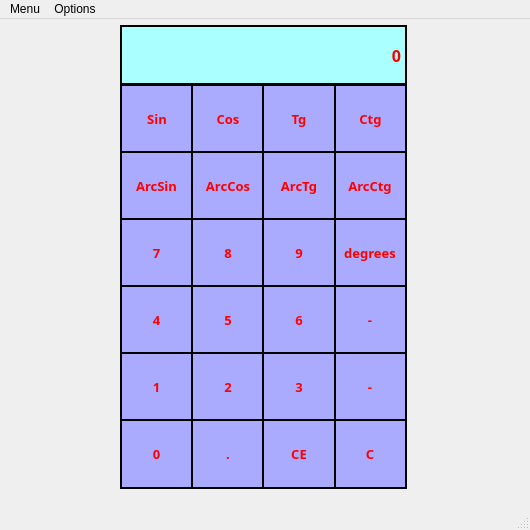
<?xml version="1.0" encoding="UTF-8"?>
<ui version="4.0">
 <class>MainWindow2</class>
 <widget class="QMainWindow" name="MainWindow2">
  <property name="geometry">
   <rect>
    <x>0</x>
    <y>0</y>
    <width>530</width>
    <height>530</height>
   </rect>
  </property>
  <property name="windowTitle">
   <string>Calculator: Stage 2</string>
  </property>
  <widget class="QWidget" name="centralwidget">
   <widget class="QLabel" name="label">
    <property name="geometry">
     <rect>
      <x>120</x>
      <y>6</y>
      <width>287</width>
      <height>60</height>
     </rect>
    </property>
    <property name="sizePolicy">
     <sizepolicy hsizetype="Fixed" vsizetype="Preferred">
      <horstretch>0</horstretch>
      <verstretch>0</verstretch>
     </sizepolicy>
    </property>
    <property name="font">
     <font>
      <family>Arial Black</family>
      <pointsize>12</pointsize>
      <weight>75</weight>
      <bold>true</bold>
     </font>
    </property>
    <property name="styleSheet">
     <string notr="true">color: rgb(255, 0, 0);
background-color: rgb(170, 255, 255);
border: 1.5px solid black;</string>
    </property>
    <property name="text">
     <string>0</string>
    </property>
    <property name="alignment">
     <set>Qt::AlignRight|Qt::AlignTrailing|Qt::AlignVCenter</set>
    </property>
   </widget>
   <widget class="QPushButton" name="sin">
    <property name="geometry">
     <rect>
      <x>120</x>
      <y>65</y>
      <width>74</width>
      <height>70</height>
     </rect>
    </property>
    <property name="sizePolicy">
     <sizepolicy hsizetype="Fixed" vsizetype="Fixed">
      <horstretch>0</horstretch>
      <verstretch>0</verstretch>
     </sizepolicy>
    </property>
    <property name="font">
     <font>
      <family>Arial Black</family>
      <pointsize>10</pointsize>
      <weight>75</weight>
      <bold>true</bold>
     </font>
    </property>
    <property name="styleSheet">
     <string notr="true">color: rgb(255, 0, 0);
border: 2px solid black;
background-color: rgb(170, 170, 255);</string>
    </property>
    <property name="text">
     <string>Sin</string>
    </property>
   </widget>
   <widget class="QPushButton" name="cos">
    <property name="geometry">
     <rect>
      <x>191</x>
      <y>65</y>
      <width>74</width>
      <height>70</height>
     </rect>
    </property>
    <property name="sizePolicy">
     <sizepolicy hsizetype="Fixed" vsizetype="Fixed">
      <horstretch>0</horstretch>
      <verstretch>0</verstretch>
     </sizepolicy>
    </property>
    <property name="font">
     <font>
      <family>Arial Black</family>
      <pointsize>10</pointsize>
      <weight>75</weight>
      <bold>true</bold>
     </font>
    </property>
    <property name="styleSheet">
     <string notr="true">color: rgb(255, 0, 0);
border: 2px solid black;
background-color: rgb(170, 170, 255);</string>
    </property>
    <property name="text">
     <string>Cos</string>
    </property>
   </widget>
   <widget class="QPushButton" name="tg">
    <property name="geometry">
     <rect>
      <x>262</x>
      <y>65</y>
      <width>74</width>
      <height>70</height>
     </rect>
    </property>
    <property name="sizePolicy">
     <sizepolicy hsizetype="Fixed" vsizetype="Fixed">
      <horstretch>0</horstretch>
      <verstretch>0</verstretch>
     </sizepolicy>
    </property>
    <property name="font">
     <font>
      <family>Arial Black</family>
      <pointsize>10</pointsize>
      <weight>75</weight>
      <bold>true</bold>
     </font>
    </property>
    <property name="styleSheet">
     <string notr="true">color: rgb(255, 0, 0);
border: 2px solid black;
background-color: rgb(170, 170, 255);</string>
    </property>
    <property name="text">
     <string>Tg</string>
    </property>
   </widget>
   <widget class="QPushButton" name="ctg">
    <property name="geometry">
     <rect>
      <x>334</x>
      <y>65</y>
      <width>73</width>
      <height>70</height>
     </rect>
    </property>
    <property name="sizePolicy">
     <sizepolicy hsizetype="Fixed" vsizetype="Fixed">
      <horstretch>0</horstretch>
      <verstretch>0</verstretch>
     </sizepolicy>
    </property>
    <property name="font">
     <font>
      <family>Arial Black</family>
      <pointsize>10</pointsize>
      <weight>75</weight>
      <bold>true</bold>
     </font>
    </property>
    <property name="styleSheet">
     <string notr="true">color: rgb(255, 0, 0);
border: 2px solid black;
background-color: rgb(170, 170, 255);</string>
    </property>
    <property name="text">
     <string>Ctg</string>
    </property>
   </widget>
   <widget class="QPushButton" name="Actg">
    <property name="geometry">
     <rect>
      <x>333</x>
      <y>132</y>
      <width>74</width>
      <height>70</height>
     </rect>
    </property>
    <property name="sizePolicy">
     <sizepolicy hsizetype="Fixed" vsizetype="Fixed">
      <horstretch>0</horstretch>
      <verstretch>0</verstretch>
     </sizepolicy>
    </property>
    <property name="font">
     <font>
      <family>Arial Black</family>
      <pointsize>10</pointsize>
      <weight>75</weight>
      <bold>true</bold>
     </font>
    </property>
    <property name="styleSheet">
     <string notr="true">color: rgb(255, 0, 0);
border: 2px solid black;
background-color: rgb(170, 170, 255);</string>
    </property>
    <property name="text">
     <string>ArcCtg</string>
    </property>
   </widget>
   <widget class="QPushButton" name="Acos">
    <property name="geometry">
     <rect>
      <x>191</x>
      <y>132</y>
      <width>74</width>
      <height>70</height>
     </rect>
    </property>
    <property name="sizePolicy">
     <sizepolicy hsizetype="Fixed" vsizetype="Fixed">
      <horstretch>0</horstretch>
      <verstretch>0</verstretch>
     </sizepolicy>
    </property>
    <property name="font">
     <font>
      <family>Arial Black</family>
      <pointsize>10</pointsize>
      <weight>75</weight>
      <bold>true</bold>
     </font>
    </property>
    <property name="styleSheet">
     <string notr="true">color: rgb(255, 0, 0);
border: 2px solid black;
background-color: rgb(170, 170, 255);</string>
    </property>
    <property name="text">
     <string>ArcCos</string>
    </property>
   </widget>
   <widget class="QPushButton" name="Atan">
    <property name="geometry">
     <rect>
      <x>262</x>
      <y>132</y>
      <width>74</width>
      <height>70</height>
     </rect>
    </property>
    <property name="sizePolicy">
     <sizepolicy hsizetype="Fixed" vsizetype="Fixed">
      <horstretch>0</horstretch>
      <verstretch>0</verstretch>
     </sizepolicy>
    </property>
    <property name="font">
     <font>
      <family>Arial Black</family>
      <pointsize>10</pointsize>
      <weight>75</weight>
      <bold>true</bold>
     </font>
    </property>
    <property name="styleSheet">
     <string notr="true">color: rgb(255, 0, 0);
border: 2px solid black;
background-color: rgb(170, 170, 255);</string>
    </property>
    <property name="text">
     <string>ArcTg</string>
    </property>
   </widget>
   <widget class="QPushButton" name="Asin">
    <property name="geometry">
     <rect>
      <x>120</x>
      <y>132</y>
      <width>73</width>
      <height>70</height>
     </rect>
    </property>
    <property name="sizePolicy">
     <sizepolicy hsizetype="Fixed" vsizetype="Fixed">
      <horstretch>0</horstretch>
      <verstretch>0</verstretch>
     </sizepolicy>
    </property>
    <property name="font">
     <font>
      <family>Arial Black</family>
      <pointsize>10</pointsize>
      <weight>75</weight>
      <bold>true</bold>
     </font>
    </property>
    <property name="styleSheet">
     <string notr="true">color: rgb(255, 0, 0);
border: 2px solid black;
background-color: rgb(170, 170, 255);</string>
    </property>
    <property name="text">
     <string>ArcSin</string>
    </property>
   </widget>
   <widget class="QPushButton" name="degr">
    <property name="geometry">
     <rect>
      <x>333</x>
      <y>199</y>
      <width>74</width>
      <height>70</height>
     </rect>
    </property>
    <property name="sizePolicy">
     <sizepolicy hsizetype="Fixed" vsizetype="Fixed">
      <horstretch>0</horstretch>
      <verstretch>0</verstretch>
     </sizepolicy>
    </property>
    <property name="font">
     <font>
      <family>Arial Black</family>
      <pointsize>10</pointsize>
      <weight>75</weight>
      <bold>true</bold>
     </font>
    </property>
    <property name="styleSheet">
     <string notr="true">color: rgb(255, 0, 0);
border: 2px solid black;
background-color: rgb(170, 170, 255);</string>
    </property>
    <property name="text">
     <string>degrees</string>
    </property>
   </widget>
   <widget class="QPushButton" name="pushButton_8">
    <property name="geometry">
     <rect>
      <x>191</x>
      <y>199</y>
      <width>74</width>
      <height>70</height>
     </rect>
    </property>
    <property name="sizePolicy">
     <sizepolicy hsizetype="Fixed" vsizetype="Fixed">
      <horstretch>0</horstretch>
      <verstretch>0</verstretch>
     </sizepolicy>
    </property>
    <property name="font">
     <font>
      <family>Arial Black</family>
      <pointsize>10</pointsize>
      <weight>75</weight>
      <bold>true</bold>
     </font>
    </property>
    <property name="styleSheet">
     <string notr="true">color: rgb(255, 0, 0);
border: 2px solid black;
background-color: rgb(170, 170, 255);</string>
    </property>
    <property name="text">
     <string>8</string>
    </property>
   </widget>
   <widget class="QPushButton" name="pushButton_9">
    <property name="geometry">
     <rect>
      <x>262</x>
      <y>199</y>
      <width>74</width>
      <height>70</height>
     </rect>
    </property>
    <property name="sizePolicy">
     <sizepolicy hsizetype="Fixed" vsizetype="Fixed">
      <horstretch>0</horstretch>
      <verstretch>0</verstretch>
     </sizepolicy>
    </property>
    <property name="font">
     <font>
      <family>Arial Black</family>
      <pointsize>10</pointsize>
      <weight>75</weight>
      <bold>true</bold>
     </font>
    </property>
    <property name="styleSheet">
     <string notr="true">color: rgb(255, 0, 0);
border: 2px solid black;
background-color: rgb(170, 170, 255);</string>
    </property>
    <property name="text">
     <string>9</string>
    </property>
   </widget>
   <widget class="QPushButton" name="pushButton_7">
    <property name="geometry">
     <rect>
      <x>120</x>
      <y>199</y>
      <width>73</width>
      <height>70</height>
     </rect>
    </property>
    <property name="sizePolicy">
     <sizepolicy hsizetype="Fixed" vsizetype="Fixed">
      <horstretch>0</horstretch>
      <verstretch>0</verstretch>
     </sizepolicy>
    </property>
    <property name="font">
     <font>
      <family>Arial Black</family>
      <pointsize>10</pointsize>
      <weight>75</weight>
      <bold>true</bold>
     </font>
    </property>
    <property name="styleSheet">
     <string notr="true">color: rgb(255, 0, 0);
border: 2px solid black;
background-color: rgb(170, 170, 255);</string>
    </property>
    <property name="text">
     <string>7</string>
    </property>
   </widget>
   <widget class="QPushButton" name="pushButton_13">
    <property name="geometry">
     <rect>
      <x>333</x>
      <y>266</y>
      <width>74</width>
      <height>70</height>
     </rect>
    </property>
    <property name="sizePolicy">
     <sizepolicy hsizetype="Fixed" vsizetype="Fixed">
      <horstretch>0</horstretch>
      <verstretch>0</verstretch>
     </sizepolicy>
    </property>
    <property name="font">
     <font>
      <family>Arial Black</family>
      <pointsize>10</pointsize>
      <weight>75</weight>
      <bold>true</bold>
     </font>
    </property>
    <property name="styleSheet">
     <string notr="true">color: rgb(255, 0, 0);
border: 2px solid black;
background-color: rgb(170, 170, 255);</string>
    </property>
    <property name="text">
     <string>-</string>
    </property>
   </widget>
   <widget class="QPushButton" name="pushButton_5">
    <property name="geometry">
     <rect>
      <x>191</x>
      <y>266</y>
      <width>74</width>
      <height>70</height>
     </rect>
    </property>
    <property name="sizePolicy">
     <sizepolicy hsizetype="Fixed" vsizetype="Fixed">
      <horstretch>0</horstretch>
      <verstretch>0</verstretch>
     </sizepolicy>
    </property>
    <property name="font">
     <font>
      <family>Arial Black</family>
      <pointsize>10</pointsize>
      <weight>75</weight>
      <bold>true</bold>
     </font>
    </property>
    <property name="styleSheet">
     <string notr="true">color: rgb(255, 0, 0);
border: 2px solid black;
background-color: rgb(170, 170, 255);</string>
    </property>
    <property name="text">
     <string>5</string>
    </property>
   </widget>
   <widget class="QPushButton" name="pushButton_6">
    <property name="geometry">
     <rect>
      <x>262</x>
      <y>266</y>
      <width>74</width>
      <height>70</height>
     </rect>
    </property>
    <property name="sizePolicy">
     <sizepolicy hsizetype="Fixed" vsizetype="Fixed">
      <horstretch>0</horstretch>
      <verstretch>0</verstretch>
     </sizepolicy>
    </property>
    <property name="font">
     <font>
      <family>Arial Black</family>
      <pointsize>10</pointsize>
      <weight>75</weight>
      <bold>true</bold>
     </font>
    </property>
    <property name="styleSheet">
     <string notr="true">color: rgb(255, 0, 0);
border: 2px solid black;
background-color: rgb(170, 170, 255);</string>
    </property>
    <property name="text">
     <string>6</string>
    </property>
   </widget>
   <widget class="QPushButton" name="pushButton_4">
    <property name="geometry">
     <rect>
      <x>120</x>
      <y>266</y>
      <width>73</width>
      <height>70</height>
     </rect>
    </property>
    <property name="sizePolicy">
     <sizepolicy hsizetype="Fixed" vsizetype="Fixed">
      <horstretch>0</horstretch>
      <verstretch>0</verstretch>
     </sizepolicy>
    </property>
    <property name="font">
     <font>
      <family>Arial Black</family>
      <pointsize>10</pointsize>
      <weight>75</weight>
      <bold>true</bold>
     </font>
    </property>
    <property name="styleSheet">
     <string notr="true">color: rgb(255, 0, 0);
border: 2px solid black;
background-color: rgb(170, 170, 255);</string>
    </property>
    <property name="text">
     <string>4</string>
    </property>
   </widget>
   <widget class="QPushButton" name="pushButton_17">
    <property name="geometry">
     <rect>
      <x>333</x>
      <y>333</y>
      <width>74</width>
      <height>70</height>
     </rect>
    </property>
    <property name="sizePolicy">
     <sizepolicy hsizetype="Fixed" vsizetype="Fixed">
      <horstretch>0</horstretch>
      <verstretch>0</verstretch>
     </sizepolicy>
    </property>
    <property name="font">
     <font>
      <family>Arial Black</family>
      <pointsize>10</pointsize>
      <weight>75</weight>
      <bold>true</bold>
     </font>
    </property>
    <property name="styleSheet">
     <string notr="true">color: rgb(255, 0, 0);
border: 2px solid black;
background-color: rgb(170, 170, 255);</string>
    </property>
    <property name="text">
     <string>-</string>
    </property>
   </widget>
   <widget class="QPushButton" name="pushButton_2">
    <property name="geometry">
     <rect>
      <x>191</x>
      <y>333</y>
      <width>74</width>
      <height>70</height>
     </rect>
    </property>
    <property name="sizePolicy">
     <sizepolicy hsizetype="Fixed" vsizetype="Fixed">
      <horstretch>0</horstretch>
      <verstretch>0</verstretch>
     </sizepolicy>
    </property>
    <property name="font">
     <font>
      <family>Arial Black</family>
      <pointsize>10</pointsize>
      <weight>75</weight>
      <bold>true</bold>
     </font>
    </property>
    <property name="styleSheet">
     <string notr="true">color: rgb(255, 0, 0);
border: 2px solid black;
background-color: rgb(170, 170, 255);</string>
    </property>
    <property name="text">
     <string>2</string>
    </property>
   </widget>
   <widget class="QPushButton" name="pushButton_3">
    <property name="geometry">
     <rect>
      <x>262</x>
      <y>333</y>
      <width>74</width>
      <height>70</height>
     </rect>
    </property>
    <property name="sizePolicy">
     <sizepolicy hsizetype="Fixed" vsizetype="Fixed">
      <horstretch>0</horstretch>
      <verstretch>0</verstretch>
     </sizepolicy>
    </property>
    <property name="font">
     <font>
      <family>Arial Black</family>
      <pointsize>10</pointsize>
      <weight>75</weight>
      <bold>true</bold>
     </font>
    </property>
    <property name="styleSheet">
     <string notr="true">color: rgb(255, 0, 0);
border: 2px solid black;
background-color: rgb(170, 170, 255);</string>
    </property>
    <property name="text">
     <string>3</string>
    </property>
   </widget>
   <widget class="QPushButton" name="pushButton_1">
    <property name="geometry">
     <rect>
      <x>120</x>
      <y>333</y>
      <width>73</width>
      <height>70</height>
     </rect>
    </property>
    <property name="sizePolicy">
     <sizepolicy hsizetype="Fixed" vsizetype="Fixed">
      <horstretch>0</horstretch>
      <verstretch>0</verstretch>
     </sizepolicy>
    </property>
    <property name="font">
     <font>
      <family>Arial Black</family>
      <pointsize>10</pointsize>
      <weight>75</weight>
      <bold>true</bold>
     </font>
    </property>
    <property name="styleSheet">
     <string notr="true">color: rgb(255, 0, 0);
border: 2px solid black;
background-color: rgb(170, 170, 255);</string>
    </property>
    <property name="text">
     <string>1</string>
    </property>
   </widget>
   <widget class="QPushButton" name="pushButton_clear">
    <property name="geometry">
     <rect>
      <x>333</x>
      <y>400</y>
      <width>74</width>
      <height>70</height>
     </rect>
    </property>
    <property name="sizePolicy">
     <sizepolicy hsizetype="Fixed" vsizetype="Fixed">
      <horstretch>0</horstretch>
      <verstretch>0</verstretch>
     </sizepolicy>
    </property>
    <property name="font">
     <font>
      <family>Arial Black</family>
      <pointsize>10</pointsize>
      <weight>75</weight>
      <bold>true</bold>
     </font>
    </property>
    <property name="styleSheet">
     <string notr="true">color: rgb(255, 0, 0);
border: 2px solid black;
background-color: rgb(170, 170, 255);</string>
    </property>
    <property name="text">
     <string>C</string>
    </property>
   </widget>
   <widget class="QPushButton" name="pushButton_22">
    <property name="geometry">
     <rect>
      <x>191</x>
      <y>400</y>
      <width>74</width>
      <height>70</height>
     </rect>
    </property>
    <property name="sizePolicy">
     <sizepolicy hsizetype="Fixed" vsizetype="Fixed">
      <horstretch>0</horstretch>
      <verstretch>0</verstretch>
     </sizepolicy>
    </property>
    <property name="font">
     <font>
      <family>Arial Black</family>
      <pointsize>10</pointsize>
      <weight>75</weight>
      <bold>true</bold>
     </font>
    </property>
    <property name="styleSheet">
     <string notr="true">color: rgb(255, 0, 0);
border: 2px solid black;
background-color: rgb(170, 170, 255);</string>
    </property>
    <property name="text">
     <string>.</string>
    </property>
   </widget>
   <widget class="QPushButton" name="pushButton_23">
    <property name="geometry">
     <rect>
      <x>262</x>
      <y>400</y>
      <width>74</width>
      <height>70</height>
     </rect>
    </property>
    <property name="sizePolicy">
     <sizepolicy hsizetype="Fixed" vsizetype="Fixed">
      <horstretch>0</horstretch>
      <verstretch>0</verstretch>
     </sizepolicy>
    </property>
    <property name="font">
     <font>
      <family>Arial Black</family>
      <pointsize>10</pointsize>
      <weight>75</weight>
      <bold>true</bold>
     </font>
    </property>
    <property name="styleSheet">
     <string notr="true">color: rgb(255, 0, 0);
border: 2px solid black;
background-color: rgb(170, 170, 255);</string>
    </property>
    <property name="text">
     <string>CE</string>
    </property>
   </widget>
   <widget class="QPushButton" name="pushButton_0">
    <property name="geometry">
     <rect>
      <x>120</x>
      <y>400</y>
      <width>73</width>
      <height>70</height>
     </rect>
    </property>
    <property name="sizePolicy">
     <sizepolicy hsizetype="Fixed" vsizetype="Fixed">
      <horstretch>0</horstretch>
      <verstretch>0</verstretch>
     </sizepolicy>
    </property>
    <property name="font">
     <font>
      <family>Arial Black</family>
      <pointsize>10</pointsize>
      <weight>75</weight>
      <bold>true</bold>
     </font>
    </property>
    <property name="styleSheet">
     <string notr="true">color: rgb(255, 0, 0);
border: 2px solid black;
background-color: rgb(170, 170, 255);</string>
    </property>
    <property name="text">
     <string>0</string>
    </property>
   </widget>
  </widget>
  <widget class="QMenuBar" name="menubar">
   <property name="geometry">
    <rect>
     <x>0</x>
     <y>0</y>
     <width>530</width>
     <height>21</height>
    </rect>
   </property>
   <widget class="QMenu" name="menuMenu">
    <property name="title">
     <string>Menu</string>
    </property>
    <addaction name="actionStage1"/>
    <addaction name="actionStage_2"/>
    <addaction name="actionStage_3_converter"/>
    <addaction name="actionCalculation_list"/>
    <addaction name="separator"/>
    <addaction name="actionExit"/>
   </widget>
   <widget class="QMenu" name="menuOptions">
    <property name="title">
     <string>Options</string>
    </property>
    <addaction name="actionThemes"/>
    <addaction name="actionFull_screen_size"/>
   </widget>
   <addaction name="menuMenu"/>
   <addaction name="menuOptions"/>
  </widget>
  <widget class="QStatusBar" name="statusbar"/>
  <action name="actionStage1">
   <property name="text">
    <string>Stage1(standart)</string>
   </property>
  </action>
  <action name="actionStage_2">
   <property name="text">
    <string>Stage 2(trigonometry)</string>
   </property>
  </action>
  <action name="actionCalculation_list">
   <property name="text">
    <string>Calculation list</string>
   </property>
  </action>
  <action name="actionExit">
   <property name="text">
    <string>Exit</string>
   </property>
  </action>
  <action name="actionThemes">
   <property name="text">
    <string>Themes</string>
   </property>
  </action>
  <action name="actionFull_screen_size">
   <property name="text">
    <string>Full screen size</string>
   </property>
  </action>
  <action name="actionStage_3_converter">
   <property name="text">
    <string>Stage 3(converter)</string>
   </property>
  </action>
 </widget>
 <resources/>
 <connections/>
</ui>
